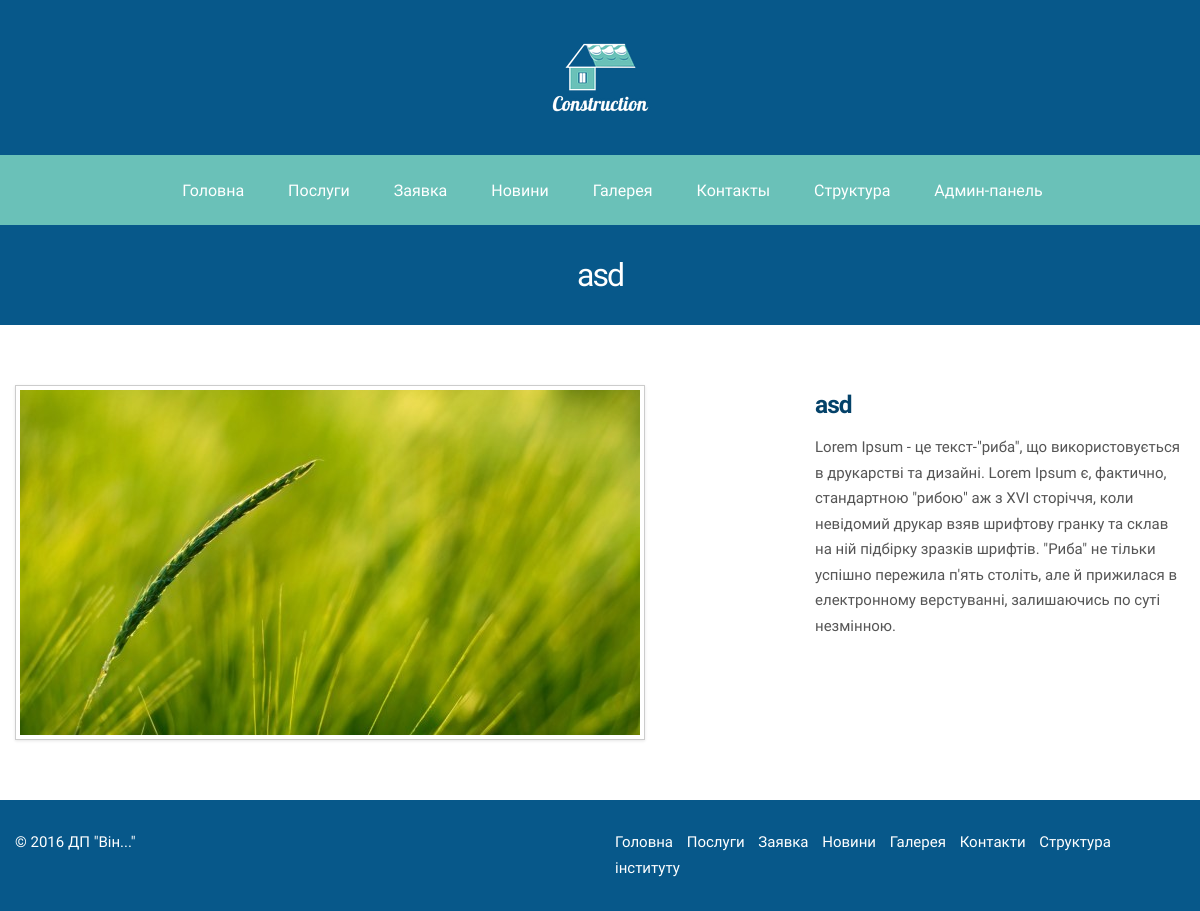
/services/14, run on the app's committed database.
### construct/models.py (models this page shows, shortened)
class Service(models.Model):
	image = models.ImageField(upload_to='static/img')
	title = models.CharField(max_length=100)
	subtitle = models.CharField(max_length=500)
	text = models.CharField(max_length=5000)
	created_at = models.DateTimeField(auto_now_add=True)
	price = models.IntegerField()
	CATEGORY_CHOICES = (
		('0', 'Землевиорні роботи'),
		('1', 'Землеоціночні роботи'),
		('2', 'Якісь ще роботи'),
		('3', 'Останні роботи')
	)
	category = models.CharField(max_length=1, choices=CATEGORY_CHOICES)
	is_published = models.BooleanField()
	class Meta():
		verbose_name = u"Послуга"
		verbose_name_plural = u"Послуги"

### construct/views.py (the view)
# urls.py: url(r'^services/(?P<service_id>[0-9]+)$', views.single_service, name='service'),
def single_service(request, service_id):
    service = Service.objects.get(id=service_id)
    template = loader.get_template("single_service.html")
    return HttpResponse(template.render(locals(), request))

### templates/single_service.html (shortened to what this page needs)
{% extends "base.html" %}
{% load construct_extras %}
{% block subheader %} {{ service.title }} {% endblock %}
{% block content %}
    <div class="row">
        <div class="ourservice-single">
            <div class="span8">
                <img data-original="{{ service.image.url }}"  src="/{{ service.image.url }}" class="img-polaroid" alt="">
            </div>
            <div class="span4">
                <h3>{{ service.title }}</h3>
                <p>{{ service.text }}</p>
            </div>
        </div>
    </div>
{% endblock %}

### static/css/style.css (style rules this page uses)
body { font-family: "Oranienbaum"; font-size: 15px; line-height: 1.7em; margin: 0; padding: 0; color: #555; background: #fff }
h3, h4, h5, h6 { font-weight: 600; color: #044269 }
h3 { letter-spacing: -1px; margin-top: 0 }

### data on the page
Service: title "asd", image (picture), text "Lorem Ipsum - це текст-\"риба\", що використовується в друкарстві та дизайні. Lorem Ipsum є, фактично, стандартною \"рибою\" аж з XVI сторіччя, коли невідомий друкар взяв шрифтову гранку та склав на ній підбірку зразків шрифтів. \"Риба\" не тільки успішно пережила п'ять століть, але й прижилася в електронному верстуванні, залишаючись по суті незмінною."
